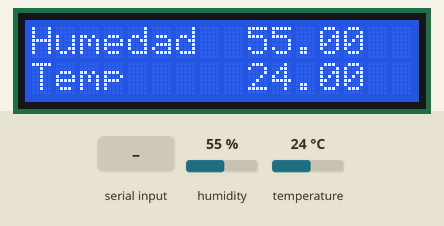
Recording of a sketch running on a simulated Arduino Uno, built with avr-gcc and run on an emulated ATmega328P. On the bench: 16×2 character LCD. The inputs (shaded band) are chosen by the test bench; at power-on: humidity 55 %, temperature 24 °C. What the sketch prints to the serial monitor is not drawn.

Above: at 1.2 s.
1.3 s: "a\n" received over the second serial link
At 11.4 s:
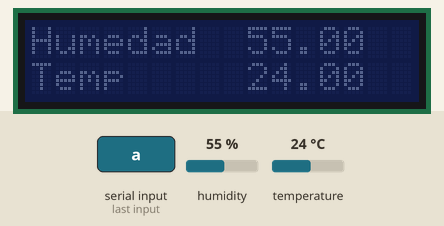
11.7 s: humidity set to 22 %
At 21.4 s:
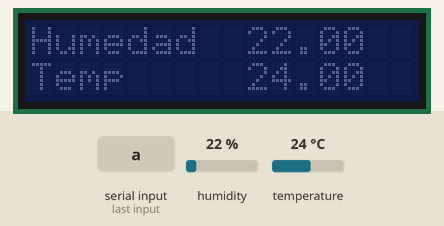
21.7 s: "e\n" received over the second serial link
At 31.1 s:
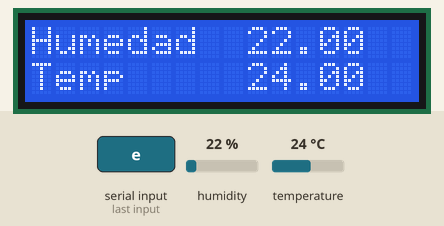
31.8 s: temperature set to 12 °C
At 40.9 s:
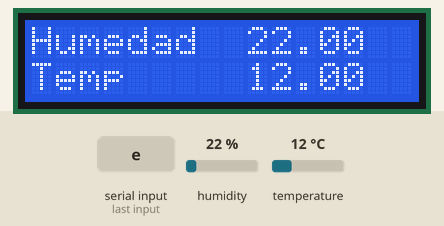
41.9 s: humidity set to 40 %
At 51.7 s:
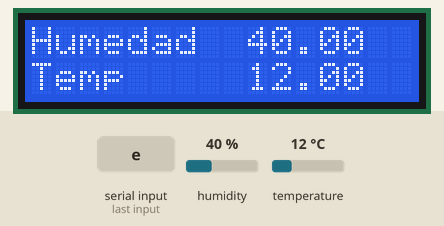
52.0 s: temperature set to 19 °C
At 61.8 s:
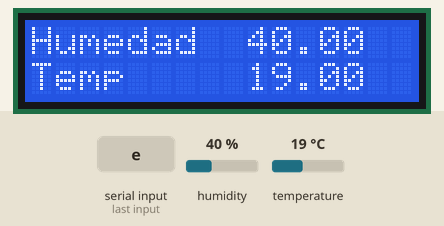
Timing chart, 0 to 63.1 s (numbered marks = the images above; inputs shaded):
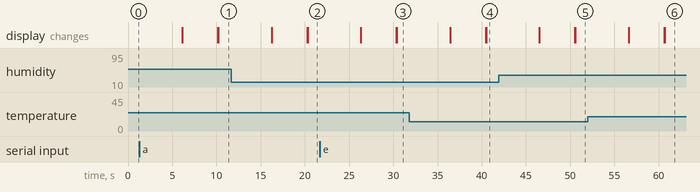

The sketch:

Leer_sensor_temp_hum_EN_UN_LCD.ino
```cpp
#include <Wire.h>
#include <LCD.h>
#include <LiquidCrystal_I2C.h>
#include <dht.h>
#define I2C_ADDR    0x27
#include <math.h>
LiquidCrystal_I2C             lcd(I2C_ADDR,2, 1, 0, 4, 5, 6, 7);


#include <SoftwareSerial.h>   // Incluimos la librería  SoftwareSerial
SoftwareSerial BT(10,11);    // Definimos los pines RX y TX del Arduino conectados al Bluetooth

dht DHT;

#define DHT11_PIN 8
 float  puntoRocio ;


  // metodos para imprimir la temperatura y la humedad punto de rocio
    void enviar_humedad(){
     BT.print(DHT.humidity);

  }
  void enviar_temperatura(){
     BT.print(DHT.temperature);

  }


  void enviar_puntodeRocio(){
    BT.print(puntoRocio);

    }


      void apagar_LCD(){
      lcd.setBacklight(LOW);

    }
        void encender_LCD(){
     lcd.setBacklight(HIGH);


    }


void setup()
   {


 lcd.setBacklight(HIGH);
 lcd.setBacklightPin(3,POSITIVE);

  lcd.begin (16,2);    // Inicializar el display con 16 caraceres 2 lineas
  BT.begin(9600);       // Inicializamos el puerto serie BT que hemos creado
  Serial.begin(9600);   // Inicializamos  el puerto serie

   }


void loop() {


    float chk = DHT.read11(DHT11_PIN);

       lcd.home ();// Sitúa el cursor en el primer carácter de la primera fila, sin borrar el display.
       lcd.print("Humedad  ");
       lcd.print(DHT.humidity);
       lcd.setCursor ( 0, 1 );        // Posiciona el cursor en una ubicación específica del display. Recibe dos argumentos.
                                      //El primero se refiere al carácter de la fila y el segundo a la fila.
       lcd.print("Temp     ");        //posiciona el primer caracter en 0 y la segunda fila 1.
       lcd.print(DHT.temperature);

      delay(6000);

      //formula calcula el punto de rocio

        float R = pow((DHT.humidity/ 100), 0.125)*(112 - (-(0.9 * DHT.temperature))) - (-(0.1 * DHT.temperature)) - 112;

      puntoRocio = (round(R*110))/100;

      // fin de formula punto rocio
      //imprimimos por pantalla LCD
      lcd.clear();
      lcd.print("Temp Rocio ");
      lcd.print(puntoRocio);
      lcd.setCursor ( 0, 1 );
       delay(4000);
      lcd.clear();

     // control para el puerto serie

              if( DHT.temperature>0)    // Si hay datos de temperatura envia a monitor serial
      {
     Serial.available();
     //Serial.write(BT.read());
    // Serial.print(DHT.humidity);
    // Serial.print(DHT.temperature);
      Serial.print(puntoRocio);
      Serial.print("\n");

     }
   if(DHT.temperature>0)  // Si hay dato de temperatura envia a BT
       {
               enviar_temperatura();
               enviar_humedad();
               enviar_puntodeRocio();
     }


     // apagar y encender el Display del LCS desde el BT
  if (BT.available()) {
 char GetBT = (char)BT.read();
  if(GetBT=='a'){
           Serial.write("apagando");
            apagar_LCD();

            }
 if(GetBT=='e'){
           Serial.write("ENCENDIDO  ");
            encender_LCD();
            }
 }

// fin de apagar y encender display de sde BT


 }
```

Measured:
- after the input at 1.3 s, the display: first differs from a run without the input after 8.9 s (image 1 shows a later state)
- after the input at 21.7 s, the display: first differs from a run without the input after 8.6 s (image 3 shows a later state)
